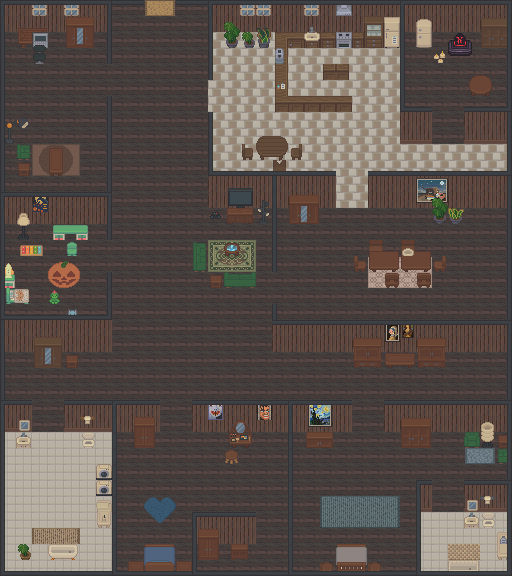

This is a level from a 2D game, rendered from its Tiled map with the project's own tilesets. A one-line summary and the map file follow, with tile-layer data summarised:
An orthogonal 32x36 tile map with 16x16 px tiles, 7 tile layers (flooring, wallpaper, windows, furniture under, ...), 14 tilesets.

<map version="1.9" tiledversion="1.9.2" orientation="orthogonal" renderorder="right-down" width="32" height="36" tilewidth="16" tileheight="16" infinite="0" nextlayerid="12" nextobjectid="1">
 <tileset firstgid="1" source="wallpaper and flooring.tsx" />
 <tileset firstgid="2041" source="bathroom.tsx" />
 <tileset firstgid="2545" source="tables.tsx" />
 <tileset firstgid="3161" source="decorations.tsx" />
 <tileset firstgid="5501" source="rugs.tsx" />
 <tileset firstgid="6077" source="couches.tsx" />
 <tileset firstgid="7277" source="beds.tsx" />
 <tileset firstgid="13157" source="storage.tsx" />
 <tileset firstgid="14165" source="couchtables.tsx" />
 <tileset firstgid="14245" source="chairs.tsx" />
 <tileset firstgid="14869" source="kitchen.tsx" />
 <tileset firstgid="16354" source="boxes.tsx" />
 <tileset firstgid="16550" source="kidsroom.tsx" />
 <tileset firstgid="16734" source="altars.tsx" />
 <layer id="1" name="flooring" width="32" height="36">
  <data>[1152 cells, 1152 non-empty, 5 distinct tile ids]</data>
 </layer>
 <layer id="6" name="wallpaper" width="32" height="36">
  <data>[1152 cells, 228 non-empty, 5 distinct tile ids]</data>
 </layer>
 <layer id="9" name="windows" width="32" height="36">
  <data>[1152 cells, 5 non-empty, 4 distinct tile ids]</data>
 </layer>
 <layer id="10" name="furniture under" width="32" height="36">
  <data>[1152 cells, 45 non-empty, 42 distinct tile ids]</data>
 </layer>
 <layer id="7" name="furniture" width="32" height="36">
  <data>[1152 cells, 171 non-empty, 141 distinct tile ids]</data>
 </layer>
 <layer id="5" name="walls" width="32" height="36">
  <data>[1152 cells, 272 non-empty, 14 distinct tile ids]</data>
 </layer>
 <layer id="8" name="decoration" width="32" height="36">
  <data>[1152 cells, 68 non-empty, 62 distinct tile ids]</data>
 </layer>
</map>
